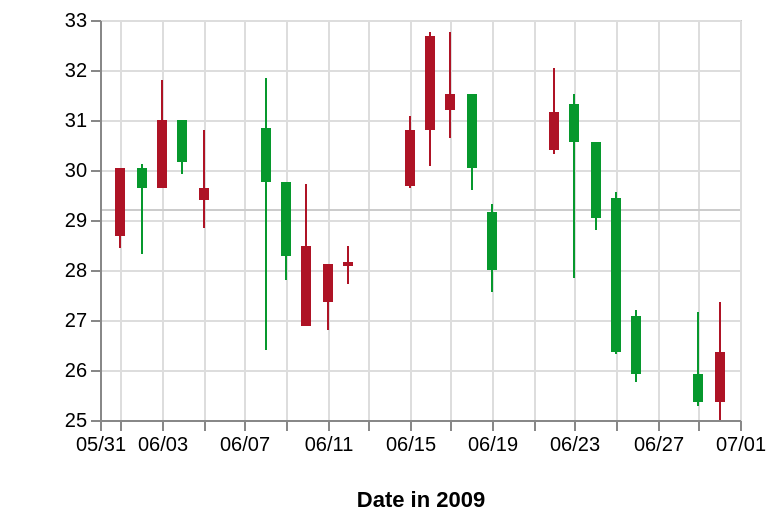

The specification (Vega-Lite) saved for this image:
### Vega specification from a JSON file in a GitHub repository (floating-point values rounded to 4 significant figures)
{"$schema": "https://vega.github.io/schema/vega/v3.0.json", "description": "A candlestick chart inspired from Protovis(http://mbostock.github.io/protovis/ex/candlestick.html)", "autosize": "pad", "padding": 5, "encode": {"update": {"stroke": {"value": "#ccc"}, "fill": {"value": "transparent"}}}, "data": [{"name": "source_0", "values": [{"date": "01-Jun-2009", "open": 28.7, "high": 30.05, "low": 28.45, "close": 30.04, "signal": "short", "ret": -4.894}, {"date": "02-Jun-2009", "open": 30.04, "high": 30.13, "low": 28.3, "close": 29.63, "signal": "short", "ret": -0.3226}, {"date": "03-Jun-2009", "open": 29.62, "high": 31.79, "low": 29.62, "close": 31.02, "signal": "short", "ret": 3.687}, {"date": "04-Jun-2009", "open": 31.02, "high": 31.02, "low": 29.92, "close": 30.18, "signal": "short", "ret": 4.51}, {"date": "05-Jun-2009", "open": 29.39, "high": 30.81, "low": 28.85, "close": 29.62, "signal": "short", "ret": 6.084}, {"date": "08-Jun-2009", "open": 30.84, "high": 31.82, "low": 26.41, "close": 29.77, "signal": "short", "ret": 1.254}, {"date": "09-Jun-2009", "open": 29.77, "high": 29.77, "low": 27.79, "close": 28.27, "signal": "short", "ret": -5.024}, {"date": "10-Jun-2009", "open": 26.9, "high": 29.74, "low": 26.9, "close": 28.46, "signal": "short", "ret": -5.466}, {"date": "11-Jun-2009", "open": 27.36, "high": 28.11, "low": 26.81, "close": 28.11, "signal": "short", "ret": -8.374}, {"date": "12-Jun-2009", "open": 28.08, "high": 28.5, "low": 27.73, "close": 28.15, "signal": "short", "ret": -5.528}, {"date": "15-Jun-2009", "open": 29.7, "high": 31.09, "low": 29.64, "close": 30.81, "signal": "long", "ret": 3.492}, {"date": "16-Jun-2009", "open": 30.81, "high": 32.75, "low": 30.07, "close": 32.68, "signal": "short", "ret": 0.155}, {"date": "17-Jun-2009", "open": 31.19, "high": 32.77, "low": 30.64, "close": 31.54, "signal": "short", "ret": 5.828}, {"date": "18-Jun-2009", "open": 31.54, "high": 31.54, "low": 29.6, "close": 30.03, "signal": "short", "ret": 8.176}, {"date": "19-Jun-2009", "open": 29.16, "high": 29.32, "low": 27.56, "close": 27.99, "signal": "short", "ret": 8.599}, {"date": "22-Jun-2009", "open": 30.4, "high": 32.05, "low": 30.3, "close": 31.17, "signal": "short", "ret": 15.49}, {"date": "23-Jun-2009", "open": 31.3, "high": 31.54, "low": 27.83, "close": 30.58, "signal": "short", "ret": 11.74}, {"date": "24-Jun-2009", "open": 30.58, "high": 30.58, "low": 28.79, "close": 29.05, "signal": "long", "ret": -10.42}, {"date": "25-Jun-2009", "open": 29.45, "high": 29.56, "low": 26.3, "close": 26.36, "signal": "long", "ret": 0}, {"date": "26-Jun-2009", "open": 27.09, "high": 27.22, "low": 25.76, "close": 25.93, "signal": "long", "ret": 0}, {"date": "29-Jun-2009", "open": 25.93, "high": 27.18, "low": 25.29, "close": 25.35, "signal": "long", "ret": 5.263}, {"date": "30-Jun-2009", "open": 25.36, "high": 27.38, "low": 25.02, "close": 26.35, "signal": "long", "ret": 6.738}]}, {"name": "data_0", "source": "source_0", "transform": [{"type": "formula", "expr": "datum.open > datum.close", "as": "isIncrease"}, {"type": "formula", "expr": "(datum.open + datum.close)/2", "as": "mid"}]}, {"name": "data_1", "source": "data_0", "transform": [{"type": "formula", "expr": "toNumber(datum[\"mid\"])", "as": "mid"}, {"type": "aggregate", "groupby": [], "ops": ["mean"], "fields": ["mid"], "as": ["mean_mid"]}]}, {"name": "data_2", "source": "data_0", "transform": [{"type": "formula", "expr": "toDate(datum[\"date\"])", "as": "date"}, {"type": "formula", "expr": "toNumber(datum[\"low\"])", "as": "low"}, {"type": "formula", "expr": "toNumber(datum[\"high\"])", "as": "high"}, {"type": "filter", "expr": "datum[\"date\"] !== null && !isNaN(datum[\"date\"]) && datum[\"low\"] !== null && !isNaN(datum[\"low\"])"}, {"type": "formula", "as": "yearmonthdate_date", "expr": "datetime(year(datum[\"date\"]), month(datum[\"date\"]), date(datum[\"date\"]), 0, 0, 0, 0)"}]}, {"name": "data_3", "source": "data_0", "transform": [{"type": "formula", "expr": "toDate(datum[\"date\"])", "as": "date"}, {"type": "formula", "expr": "toNumber(datum[\"open\"])", "as": "open"}, {"type": "formula", "expr": "toNumber(datum[\"close\"])", "as": "close"}, {"type": "filter", "expr": "datum[\"date\"] !== null && !isNaN(datum[\"date\"]) && datum[\"open\"] !== null && !isNaN(datum[\"open\"])"}, {"type": "formula", "as": "yearmonthdate_date", "expr": "datetime(year(datum[\"date\"]), month(datum[\"date\"]), date(datum[\"date\"]), 0, 0, 0, 0)"}]}], "signals": [{"name": "width", "update": "320"}, {"name": "height", "update": "200"}], "marks": [{"name": "layer_0_marks", "type": "rule", "from": {"data": "data_1"}, "encode": {"update": {"x": {"value": 0}, "y": {"scale": "y", "field": "mean_mid"}, "x2": {"field": {"group": "width"}}, "stroke": {"value": "fff"}}}}, {"name": "layer_1_marks", "type": "rule", "from": {"data": "data_2"}, "encode": {"update": {"x": {"scale": "x", "field": "yearmonthdate_date"}, "y": {"scale": "y", "field": "low"}, "y2": {"scale": "y", "field": "high"}, "stroke": {"scale": "color", "field": "isIncrease"}}}}, {"name": "layer_2_marks", "type": "rect", "role": "bar", "from": {"data": "data_3"}, "encode": {"update": {"xc": {"scale": "x", "field": "yearmonthdate_date"}, "width": {"value": 5}, "y": {"scale": "y", "field": "open"}, "y2": {"scale": "y", "field": "close"}, "fill": {"scale": "color", "field": "isIncrease"}}}}], "scales": [{"name": "y", "type": "linear", "domain": {"fields": [{"data": "data_1", "field": "mean_mid"}, {"data": "data_2", "field": "low"}, {"data": "data_2", "field": "high"}, {"data": "data_3", "field": "open"}, {"data": "data_3", "field": "close"}], "sort": true}, "range": [{"signal": "height"}, 0], "zero": false, "round": true, "nice": true}, {"name": "x", "type": "time", "domain": {"fields": [{"signal": "{data: datetime(2009, 4, 31, 0, 0, 0, 0)}"}, {"signal": "{data: datetime(2009, 6, 1, 0, 0, 0, 0)}"}, {"data": "data_3", "field": "yearmonthdate_date"}], "sort": true}, "range": [0, {"signal": "width"}], "round": true, "nice": "day"}, {"name": "color", "type": "ordinal", "domain": {"fields": [{"data": "data_2", "field": "isIncrease"}, {"data": "data_3", "field": "isIncrease"}], "sort": true}, "range": ["#ae1325", "#06982d"]}], "axes": [{"title": "Date in 2009", "scale": "x", "labelOverlap": true, "orient": "bottom", "zindex": 1, "encode": {"labels": {"update": {"text": {"signal": "timeFormat(datum.value, '%m/%d')"}}}}}, {"scale": "x", "domain": false, "grid": true, "labels": false, "maxExtent": 0, "minExtent": 0, "orient": "bottom", "ticks": false, "zindex": 0, "gridScale": "y"}, {"title": "", "scale": "y", "labelOverlap": true, "orient": "left", "zindex": 1}, {"scale": "y", "domain": false, "grid": true, "labels": false, "maxExtent": 0, "minExtent": 0, "orient": "left", "ticks": false, "zindex": 0, "gridScale": "x"}], "config": {"axis": {"minExtent": 30}}}
